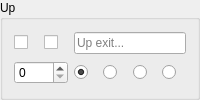
       <widget class="QGroupBox" name="groupBox_up">
        <property name="sizePolicy">
         <sizepolicy hsizetype="Preferred" vsizetype="Preferred">
          <horstretch>0</horstretch>
          <verstretch>0</verstretch>
         </sizepolicy>
        </property>
        <property name="title">
         <string>Up</string>
        </property>
        <layout class="QGridLayout" name="gridLayout_up">
         <item row="0" column="0">
          <widget class="QCheckBox" name="noroute_up">
           <property name="cursor">
            <cursorShape>PointingHandCursor</cursorShape>
           </property>
           <property name="focusPolicy">
            <enum>Qt::NoFocus</enum>
           </property>
           <property name="toolTip">
            <string>&lt;p&gt;Prevent a route being created via this exit, equivalent to an infinite exit weight.&lt;/p&gt;</string>
           </property>
           <property name="text">
            <string/>
           </property>
           <property name="checkable">
            <bool>true</bool>
           </property>
          </widget>
         </item>
         <item row="0" column="1">
          <widget class="QCheckBox" name="stub_up">
           <property name="cursor">
            <cursorShape>PointingHandCursor</cursorShape>
           </property>
           <property name="toolTip">
            <string>&lt;p&gt;Create an exit in this direction with unknown destination, mutually exclusive with an actual exit roomID.&lt;/p&gt;</string>
           </property>
           <property name="text">
            <string/>
           </property>
          </widget>
         </item>
         <item row="0" column="2" colspan="4">
          <widget class="QLineEdit" name="up">
           <property name="placeholderText">
            <string>Up exit...</string>
           </property>
          </widget>
         </item>
         <item row="1" column="0" colspan="2">
          <widget class="QSpinBox" name="weight_up">
           <property name="cursor">
            <cursorShape>SizeVerCursor</cursorShape>
           </property>
           <property name="toolTip">
            <string>&lt;p&gt;Set to a positive value to override the default (Room) Weight for using this Exit route, zero value assigns the default.&lt;/p&gt;</string>
           </property>
           <property name="maximum">
            <number>9999</number>
           </property>
          </widget>
         </item>
         <item row="1" column="2">
          <widget class="QRadioButton" name="doortype_none_up">
           <property name="cursor">
            <cursorShape>PointingHandCursor</cursorShape>
           </property>
           <property name="toolTip">
            <string>&lt;p&gt;No door symbol is drawn on 2D Map for this exit.&lt;/p&gt;</string>
           </property>
           <property name="text">
            <string/>
           </property>
           <property name="checked">
            <bool>true</bool>
           </property>
           <attribute name="buttonGroup">
            <string notr="true">doortype_up</string>
           </attribute>
          </widget>
         </item>
         <item row="1" column="3">
          <widget class="QRadioButton" name="doortype_open_up">
           <property name="cursor">
            <cursorShape>PointingHandCursor</cursorShape>
           </property>
           <property name="toolTip">
            <string>&lt;p&gt;A symbol is drawn with a green (Open) fill color on 2D Map, can be set on either a stub or a real exit.&lt;/p&gt;</string>
           </property>
           <property name="text">
            <string/>
           </property>
           <attribute name="buttonGroup">
            <string notr="true">doortype_up</string>
           </attribute>
          </widget>
         </item>
         <item row="1" column="4">
          <widget class="QRadioButton" name="doortype_closed_up">
           <property name="cursor">
            <cursorShape>PointingHandCursor</cursorShape>
           </property>
           <property name="toolTip">
            <string>&lt;p&gt;A symbol is drawn with an orange (Closed) fill color on 2D Map, can be set on either a stub or a real exit.&lt;/p&gt;</string>
           </property>
           <property name="text">
            <string/>
           </property>
           <attribute name="buttonGroup">
            <string notr="true">doortype_up</string>
           </attribute>
          </widget>
         </item>
         <item row="1" column="5">
          <widget class="QRadioButton" name="doortype_locked_up">
           <property name="cursor">
            <cursorShape>PointingHandCursor</cursorShape>
           </property>
           <property name="toolTip">
            <string>&lt;p&gt;A symbol is drawn with a red (Locked) fill color on 2D Map, can be set on either a stub or a real exit.&lt;/p&gt;</string>
           </property>
           <property name="text">
            <string/>
           </property>
           <attribute name="buttonGroup">
            <string notr="true">doortype_up</string>
           </attribute>
          </widget>
         </item>
        </layout>
       </widget>
